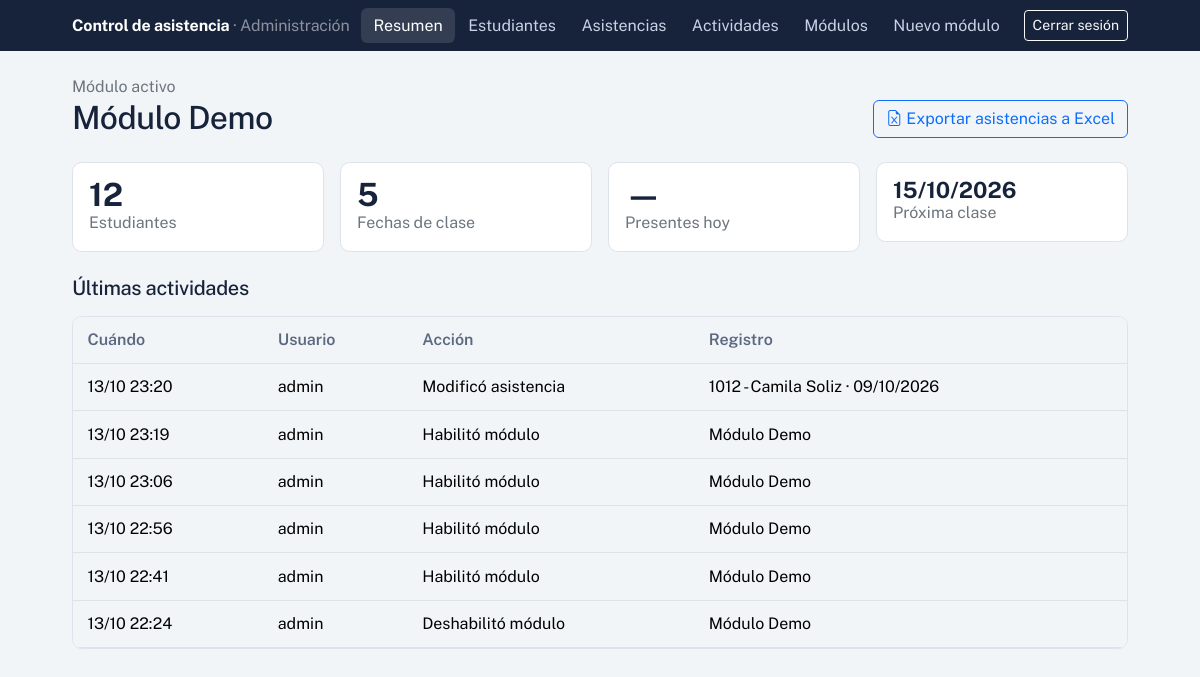
The page /panel/ (signed in) on the database its author committed.
### asistencia/models.py (models this page shows, shortened)
class Modulo(models.Model):
    nombre = models.CharField(max_length=120)
    activo = models.BooleanField(default=False)
    creado_en = models.DateTimeField(auto_now_add=True)
    class Meta:
        constraints = [
            models.UniqueConstraint(
                fields=["activo"],
                condition=Q(activo=True),
                name="un_solo_modulo_activo",
            )
        ]
    @classmethod
    def activo_actual(cls):
        return cls.objects.filter(activo=True).first()

class FechaClase(models.Model):
    modulo = models.ForeignKey(Modulo, on_delete=models.CASCADE, related_name="fechas")
    fecha = models.DateField()
    hora_inicio = models.TimeField()
    hora_fin = models.TimeField()
    class Meta:
        constraints = [models.UniqueConstraint(fields=["modulo", "fecha"], name="fecha_unica_por_modulo")]
        ordering = ["fecha"]

class Actividad(models.Model):
    modulo = models.ForeignKey(Modulo, on_delete=models.SET_NULL, null=True, related_name="actividades")
    usuario = models.CharField(max_length=200)
    rol = models.CharField(max_length=20)
    accion = models.CharField(max_length=60)
    fecha_hora = models.DateTimeField(auto_now_add=True)
    registro_afectado = models.CharField(max_length=250, blank=True)
    valor_anterior = models.CharField(max_length=100, blank=True)
    valor_nuevo = models.CharField(max_length=100, blank=True)
    class Meta:
        ordering = ["-fecha_hora", "-id"]
        verbose_name_plural = "actividades"

### asistencia/views.py (the view)
# urls.py: path("panel/", views.dashboard, name="dashboard"),
@admin_required
def dashboard(request):
    modulo = Modulo.activo_actual()
    ctx = {"modulo": modulo}
    if modulo:
        hoy = timezone.localdate()
        total = modulo.estudiantes.count()
        clase_hoy = modulo.fechas.filter(fecha=hoy).first()
        ctx.update({
            "total_estudiantes": total,
            "total_fechas": modulo.fechas.count(),
            "clase_hoy": clase_hoy,
            "presentes_hoy": (Asistencia.objects.filter(fecha_clase=clase_hoy, estado="PRESENTE").count()
                              if clase_hoy else 0),
            "proxima": modulo.fechas.filter(fecha__gt=hoy).first(),
            "ultimas": Actividad.objects.filter(modulo=modulo)[:6],
        })
    return render(request, "panel/dashboard.html", ctx)

### templates/panel/dashboard.html (shortened to what this page needs)
{% extends "panel/base_panel.html" %}
{% block content %}
{% if not modulo %}
  <div class="panel p-5 text-center">
    <h1 class="h3">Todavía no hay un módulo activo</h1>
    <p class="text-secondary">Sube el Excel de estudiantes y el de fechas para empezar.</p>
    <a class="btn btn-primary" href="{% url 'modulo_importar' %}">Importar estudiantes y fechas</a>
  </div>
{% else %}
  <div class="d-flex flex-wrap justify-content-between align-items-end mb-4 gap-2">
    <div><p class="text-secondary mb-0">Módulo activo</p><h1 class="h2 mb-0">{{ modulo.nombre }}</h1></div>
    <a class="btn btn-outline-primary" href="{% url 'exportar' %}"><i class="bi bi-file-earmark-excel me-1"></i>Exportar asistencias a Excel</a>
  </div>
  <div class="row g-3 mb-4">
    <div class="col-6 col-md-3"><div class="panel p-3"><div class="stat">{{ total_estudiantes }}</div><div class="text-secondary">Estudiantes</div></div></div>
    <div class="col-6 col-md-3"><div class="panel p-3"><div class="stat">{{ total_fechas }}</div><div class="text-secondary">Fechas de clase</div></div></div>
    <div class="col-6 col-md-3"><div class="panel p-3"><div class="stat">{% if clase_hoy %}{{ presentes_hoy }}/{{ total_estudiantes }}{% else %}—{% endif %}</div><div class="text-secondary">Presentes hoy</div></div></div>
    <div class="col-6 col-md-3"><div class="panel p-3"><div class="stat" style="font-size:1.4rem">{% if proxima %}{{ proxima.fecha|date:"d/m/Y" }}{% else %}—{% endif %}</div><div class="text-secondary">Próxima clase</div></div></div>
  </div>
  <h2 class="h5 mb-3">Últimas actividades</h2>
  <div class="panel table-responsive"><table class="table mb-0">
    <thead><tr><th>Cuándo</th><th>Usuario</th><th>Acción</th><th>Registro</th></tr></thead>
    <tbody>{% for a in ultimas %}
      <tr><td class="text-nowrap">{{ a.fecha_hora|date:"d/m H:i" }}</td><td>{{ a.usuario }}</td><td>{{ a.accion }}</td><td>{{ a.registro_afectado }}</td></tr>
    {% empty %}<tr><td colspan="4" class="text-center text-secondary py-4">Aún no hay actividad.</td></tr>{% endfor %}</tbody>
  </table></div>
{% endif %}
{% endblock %}

### templates/base.html (style rules this page uses)
:root { --ink: #17233B; --accent: #1E6F8C; --paper: #F2F5F8; --ok: #1F8A5B; --bad: #C2413B; --warn: #B7791F; --bs-body-font-family: "Public Sans", system-ui, sans-serif; --bs-body-bg: var(--paper); --bs-body-color: var(--ink); --bs-primary: var(--accent); --bs-primary-rgb: 30,111,140; }
h1, h2, h3 { letter-spacing: -.015em; font-weight: 700; }
.panel { background: #fff; border: 1px solid #dde3ec; border-radius: .6rem; }
.stat { font-size: 2rem; font-weight: 700; line-height: 1; }
.table > :not(caption) > * > * { padding: .7rem .9rem; }
.table thead th { font-weight: 600; color: #5b6880; border-bottom-width: 1px; }

### rows shown on the page
Modulo: nombre "Módulo Demo"
FechaClase: fecha "15/10/2026"
Actividad: fecha_hora "13/10 23:20", usuario "admin", accion "Modificó asistencia", registro_afectado "1012 - Camila Soliz · 09/10/2026"
Actividad: fecha_hora "13/10 23:19", usuario "admin", accion "Habilitó módulo", registro_afectado "Módulo Demo"
Actividad: fecha_hora "13/10 23:06", usuario "admin", accion "Habilitó módulo", registro_afectado "Módulo Demo"
Actividad: fecha_hora "13/10 22:56", usuario "admin", accion "Habilitó módulo", registro_afectado "Módulo Demo"
Actividad: fecha_hora "13/10 22:41", usuario "admin", accion "Habilitó módulo", registro_afectado "Módulo Demo"
Actividad: fecha_hora "13/10 22:24", usuario "admin", accion "Deshabilitó módulo", registro_afectado "Módulo Demo"

### other values the page prints
{{ total_estudiantes }} "12"
{{ total_fechas }} "5"
